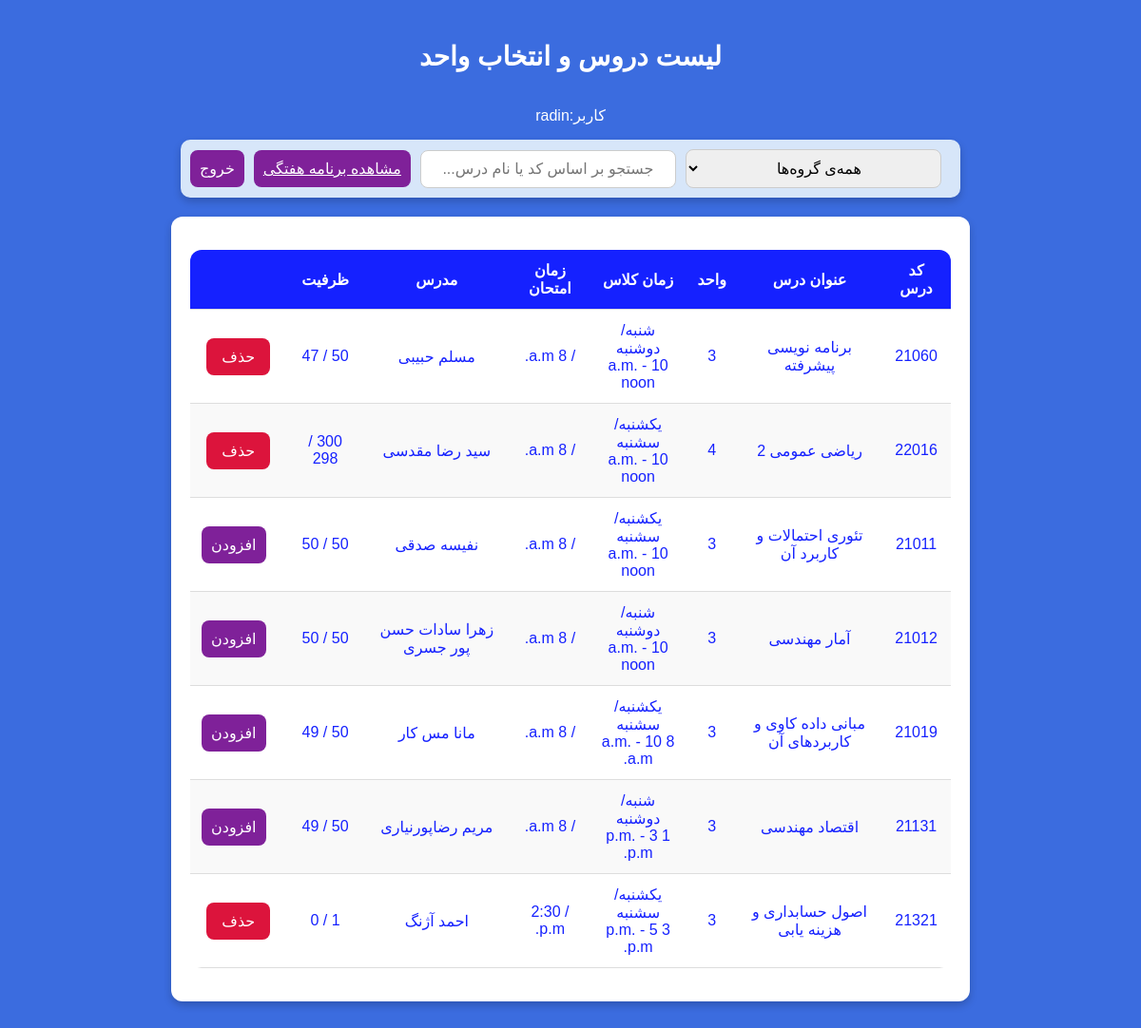
Page /courses/ (signed in) on the committed database.
### user/models.py (models this page shows, shortened)
class User(AbstractBaseUser, PermissionsMixin):
    STUDENT = 'student'
    TEACHER = 'teacher'
    USER_LEVEL_CHOICES = [
        (STUDENT, 'Student'),
        (TEACHER, 'Teacher'),
    ]
    name = models.CharField(max_length=100)
    national_id = models.CharField(max_length=10, unique=True)
    student_number = models.CharField(max_length=15, blank=True, null=True)
    email = models.EmailField(unique=True)
    phone_number = models.CharField(max_length=15)
    user_level = models.CharField(
        max_length=10,
        choices=USER_LEVEL_CHOICES,
        blank=True,
        null=True,
        default='student'  # TEMPORARY DEFAULT VALUE
    )
    password = models.CharField(max_length=100)
    unit = models.IntegerField(default=20)
    selected_unit = models.IntegerField(default=0)
    passed_courses = models.JSONField(default=list, blank=True)
    is_active = models.BooleanField(default=True)
    is_staff = models.BooleanField(default=False)
    is_superuser = models.BooleanField(default=False)
    date_joined = models.DateTimeField(default=timezone.now)
    objects = UserManager()
    USERNAME_FIELD = "email"
    REQUIRED_FIELDS = ["name", "national_id", "phone_number"]

### courses/models.py (models this page shows, shortened)
class Course(models.Model):
    id = models.AutoField(primary_key=True)
    code = models.CharField(null=True, max_length=100, blank=True)
    name = models.CharField(max_length=100)
    credits = models.IntegerField()
    classDays = models.CharField(max_length=20, choices=WEEKDAY_CHOICES, null=True)  # Stores "Sunday/Tuesday", etc.
    startTime = models.TimeField(null=True)
    endTime = models.TimeField(null=True)
    pishniaz = models.IntegerField(blank=True , null=True)
    hamniaz = models.IntegerField(blank=True, null=True)
    examDate = jmodels.jDateField(null=True, verbose_name="Exam Date (Jalali)")  # Jalali Date ONLY
    examTime = models.TimeField(null=True, verbose_name="Exam Time")  # Time ONLY
    capacity = models.IntegerField()
    remainingCapacity = models.IntegerField()
    department = models.ForeignKey(Department, on_delete=models.CASCADE, related_name='courses')
    instructor = models.ForeignKey(Instructor, on_delete=models.CASCADE, related_name='courses')

class Instructor(models.Model):
    id = models.AutoField(primary_key=True)
    name = models.CharField(max_length=100, unique=True)  # Ensure unique instructor names
    department = models.ForeignKey(Department, on_delete=models.CASCADE, related_name='instructors')

### courses/views.py (the view, shortened to what this page needs)
# urls.py: path('courses/', CourseListView.as_view(), name='course_list'),
class CourseListView(LoginRequiredMixin, UserPassesTestMixin, ListView):
    model = Course
    template_name = 'course_list.html'
    context_object_name = 'courses'
    login_url = '/login/'  # Redirect to login page if not authenticated
    def test_func(self):
        return self.request.user.is_authenticated and self.request.user.user_level == "student" and not self.request.user.is_superuser
    def get_context_data(self, **kwargs):
        context = super().get_context_data(**kwargs)
        context['departments'] = Department.objects.all()  # Send department list
        context['user'] = self.request.user  # Pass logged-in user's name
        context['selected_course'] = SelectedCourse.objects.filter(user = self.request.user).values_list('course__code', flat=True)
        return context

### courses/templates/course_list.html (shortened to what this page needs)
<!DOCTYPE html>
<html lang="en">
<head>
    {% load static %}
    <link rel="stylesheet" href="{% static 'courses/courseList.css' %}">
</head>
<body>
    <h2>لیست دروس و انتخاب واحد</h2>
    <p>کاربر:{{ user.name }}</p>
    <div class="search">
        <select id="departmentFilter">
            <option value="">همه‌ی گروه‌ها</option>
        </select>
        <input type="text" id="searchInput" placeholder="جستجو بر اساس کد یا نام درس...">
        <a href="{% url 'weekly_schedule' %}" class="add-btn">مشاهده برنامه هفتگی</a>
        <form method="post" action="{% url 'logout' %}">
            <button type="submit" class="add-btn">خروج</button>
        </form>
    </div>
    <div class="container">
        <table>
            <thead>
                <tr>
                    <th>کد درس</th>
                    <th>عنوان درس</th>
                    <th>واحد</th>
                    <th>زمان کلاس</th>
                    <th>زمان امتحان</th>
                    <th>مدرس</th>
                    <th>ظرفیت</th>
                    <th></th>
                </tr>
            </thead>
            <tbody id="courseTable">
                {% for course in courses %}
                <tr data-code="{{ course.code }}" data-name="{{ course.name }}" data-department="{{ course.department.name }}">
                    <td>{{ course.code }}</td>
                    <td>{{ course.name }}</td>
                    <td>{{ course.credits }}</td>
                    <td>
                        <div>{{ course.classDays }}</div>
                        <div>{{ course.startTime }} - {{ course.endTime }}</div>
                    </td>
                    <td>{{ course.examDate }} / {{ course.examTime }}</td>
                    <td>{{ course.instructor.name }}</td>
                    <td>{{ course.capacity }} / {{ course.remainingCapacity }}</td>
                    <td>
                        <form method = "POST" action="{% if course.code in selected_course %}{% url 'remove_selected_course' %}{% else %}{% url 'course_list' %}{% endif %}">
                               {%if course.code in selected_course%}
                               <button type='submit' class='delete-btn'> حذف  </button>
                               {%else%}
                               <button type='submit' class='add-btn'> افزودن </button>
                               {%endif%}
                        </form>
                    </td>
                </tr>
                {% empty %}
                <tr>
                    <td colspan="8" style="text-align:center;">No courses available</td>
                </tr>
                {% endfor %}
            </tbody>
        </table>
    </div>
</body>
</html>

### static/courses/courseList.css (style rules this page uses)
body { direction: rtl; display: flex; flex-direction: column; justify-content: flex-start; align-items: center; min-height: 100vh; margin: 0; background-color: #3b6cdf; font-family: 'Arial', sans-serif; color: white; padding: 20px; }
h2 { margin-bottom: 20px; font-size: 28px; }
.search { display: flex; align-items: center; justify-content: center; background-color: #d7e6f9; padding: 10px; width: 100%; max-width: 800px; border-radius: 10px; box-shadow: 0 4px 8px rgba(0, 0, 0, 0.2); }
.search input, .search select { padding: 10px; font-size: 16px; border: 1px solid #ccc; border-radius: 8px; outline: none; }
.search input { text-align: center; flex: 1; margin-right: 10px; }
.search select { text-align: center; flex:1; max-width: 300px; margin-right: 10px; }
.container { background-color: #ffffff; border-radius: 12px; box-shadow: 0 4px 8px rgba(0, 0, 0, 0.2); width: 100%; max-width: 800px; padding: 20px; text-align: center; margin: 20px auto; color: #1521ff; overflow-x: auto; }
table { width: 100%; margin-top: 15px; margin-bottom: 15px; border-collapse: collapse; background: white; border-radius: 12px; overflow: hidden; }
thead { background: #1521ff; color: white; }
th, td { padding: 12px; text-align: center; border-bottom: 1px solid #ddd; }
tbody tr:nth-child(even) { background: #f9f9f9; }
.add-btn { margin-right: 10px; background-color: #7f2199; color: white; border: none; padding: 10px ; font-size: 16px; border-radius: 8px; cursor: pointer; transition: background 0.3s ease, transform 0.2s ease; }
.delete-btn { background-color: crimson; color: white; border: none; padding: 10px 16px; font-size: 16px; border-radius: 8px; cursor: pointer; transition: background 0.3s ease, transform 0.2s ease; }

### rows in the picture
User: name "radin"
Course: code "21060", name "برنامه نویسی پیشرفته", credits "3", classDays "شنبه/دوشنبه", startTime "10 a.m.", endTime "noon", examTime "8 a.m.", instructor.name "مسلم حبیبی", remainingCapacity "47", shows "حذف"
Course: code "22016", name "ریاضی عمومی 2", credits "4", classDays "یکشنبه/سشنبه", startTime "10 a.m.", endTime "noon", examTime "8 a.m.", instructor.name "سید رضا مقدسی", capacity "300", remainingCapacity "298", shows "حذف"
Course: code "21011", name "تئوری احتمالات و کاربرد آن", credits "3", classDays "یکشنبه/سشنبه", startTime "10 a.m.", endTime "noon", examTime "8 a.m.", instructor.name "نفیسه صدقی", remainingCapacity "50", shows "افزودن"
Course: code "21012", name "آمار مهندسی", credits "3", classDays "شنبه/دوشنبه", startTime "10 a.m.", endTime "noon", examTime "8 a.m.", instructor.name "زهرا سادات حسن پور جسری", remainingCapacity "50", shows "افزودن"
Course: code "21019", name "مبانی داده کاوی و کاربردهای آن", credits "3", classDays "یکشنبه/سشنبه", startTime "8 a.m.", endTime "10 a.m.", examTime "8 a.m.", instructor.name "مانا مس کار", remainingCapacity "49", shows "افزودن"
Course: code "21131", name "اقتصاد مهندسی", credits "3", classDays "شنبه/دوشنبه", startTime "1 p.m.", endTime "3 p.m.", examTime "8 a.m.", instructor.name "مریم رضاپورنیاری", remainingCapacity "49", shows "افزودن"
Course: code "21321", name "اصول حسابداری و هزینه یابی", credits "3", classDays "یکشنبه/سشنبه", startTime "3 p.m.", endTime "5 p.m.", examTime "2:30 p.m.", instructor.name "احمد آژنگ", remainingCapacity "0", shows "حذف"
